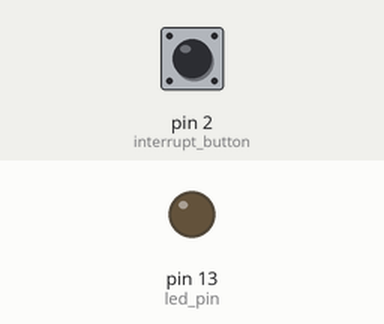
A sketch run on a simulated Arduino Uno, built with avr-gcc and run on an emulated ATmega328P. Parts: output pins drawn as LEDs (lit = HIGH). The inputs (shaded band) are chosen by the test bench; at power-on: pin 2 (interrupt_button) HIGH.

Above: at 1.2 s.
1.3 s: pin 2 (interrupt_button) pulled LOW for 0.15 s
At 2.7 s:
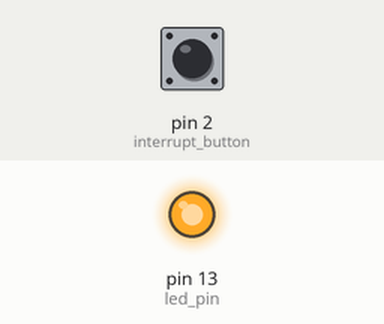
3.0 s: pin 2 (interrupt_button) pulled LOW for 1 s
At 3.8 s:
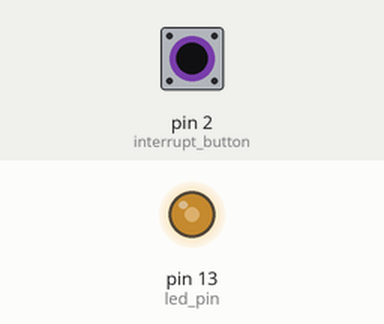
5.5 s: pin 2 (interrupt_button) pulled LOW for 3.2 s
At 9.8 s:
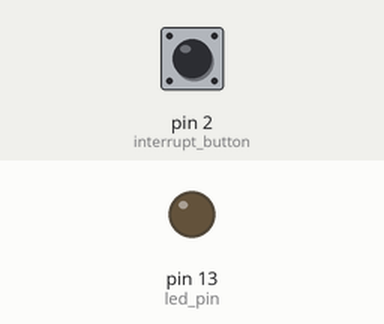
Timing chart, 0 to 11.3 s (numbered marks = the images above; inputs shaded):
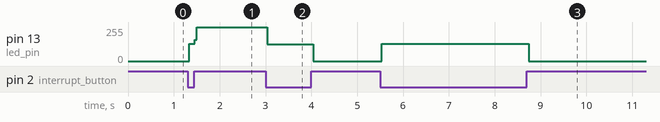

Measured:
- after the input at 1.3 s, pin 13 (led_pin): 0/255 → 128/255 at once, → 255/255 0.12 s later
- after the input at 3.0 s, pin 13 (led_pin): 255/255 → 127/255 at once, → 0/255 1.0 s later
- after the input at 5.5 s, pin 13 (led_pin): 0/255 → 128/255 at once, → 0/255 3.2 s later

The sketch:

introducao_timer.ino
```cpp
const byte led_pin = 13;
const byte interrupt_button = 2;
volatile byte state = LOW;

void setup() {
  pinMode(led_pin, OUTPUT);
  pinMode(interrupt_button, INPUT_PULLUP);
  attachInterrupt(digitalPinToInterrupt(interrupt_button), blink, LOW); // seta o funcionamento do interruptor // CHANGE: caso alguma alteracao
                                                                                                                  // RISING: caso botao true
                                                                                                                  // FALLING: caso botao false
}

void loop() {
  digitalWrite(led_pin, state);
}

void blink() {
  state = !state;
}
```
